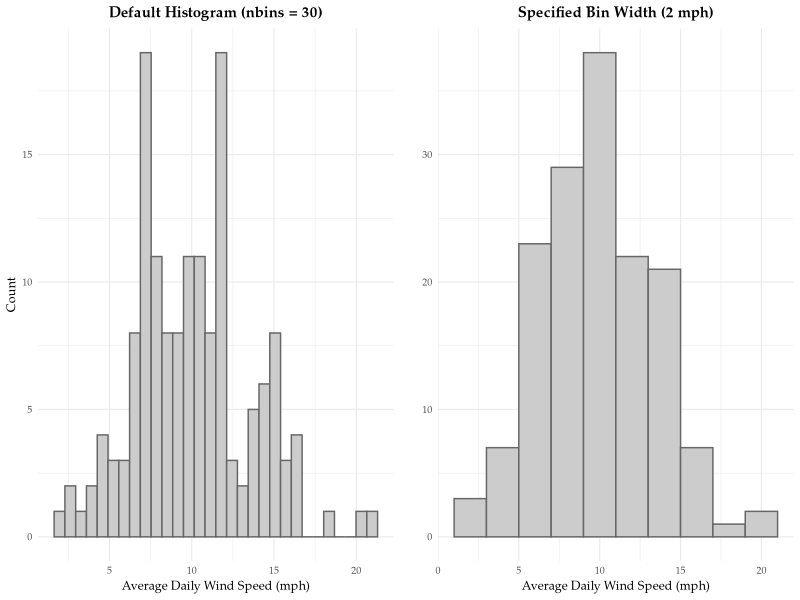

Generate this figure with R:
################################################################################
# Histogram with Grid Arrange Using ggplot2
################################################################################

# Basic ggplot-related packages

library(ggplot2)
library(gridExtra)

rm(list = ls())

# Setting options for plot formatting, including font type + size, and title
# alignment, using `minimal` theme

theme_bcg <- theme_minimal(base_size = 9, base_family = "Palatino") + 
  theme(plot.title = element_text(hjust = 0.5, face = "bold"))

# Airquality sample dataset has measurements of temperature, windspeed, and 
# daily air quality in New York from May to September, 1973.

data("airquality")

################################################################################
# Plotting
################################################################################

# Default Histogram

p.1 <- ggplot(airquality) + 
  geom_histogram(aes(x = Wind), fill = "grey80", color = "grey40") + 
  labs(title = "Default Histogram (nbins = 30)", 
       y = "Count", 
       x = "Average Daily Wind Speed (mph)") + 
  theme_bcg

p.2 <- ggplot(airquality) + 
  geom_histogram(aes(x = Wind), fill = "grey80", color = "grey40",
                 binwidth = 2) + 
  labs(title = "Specified Bin Width (2 mph)", 
       y = "", 
       x = "Average Daily Wind Speed (mph)") + 
  theme_bcg

grid.arrange(p.1, p.2, nrow = 1)

